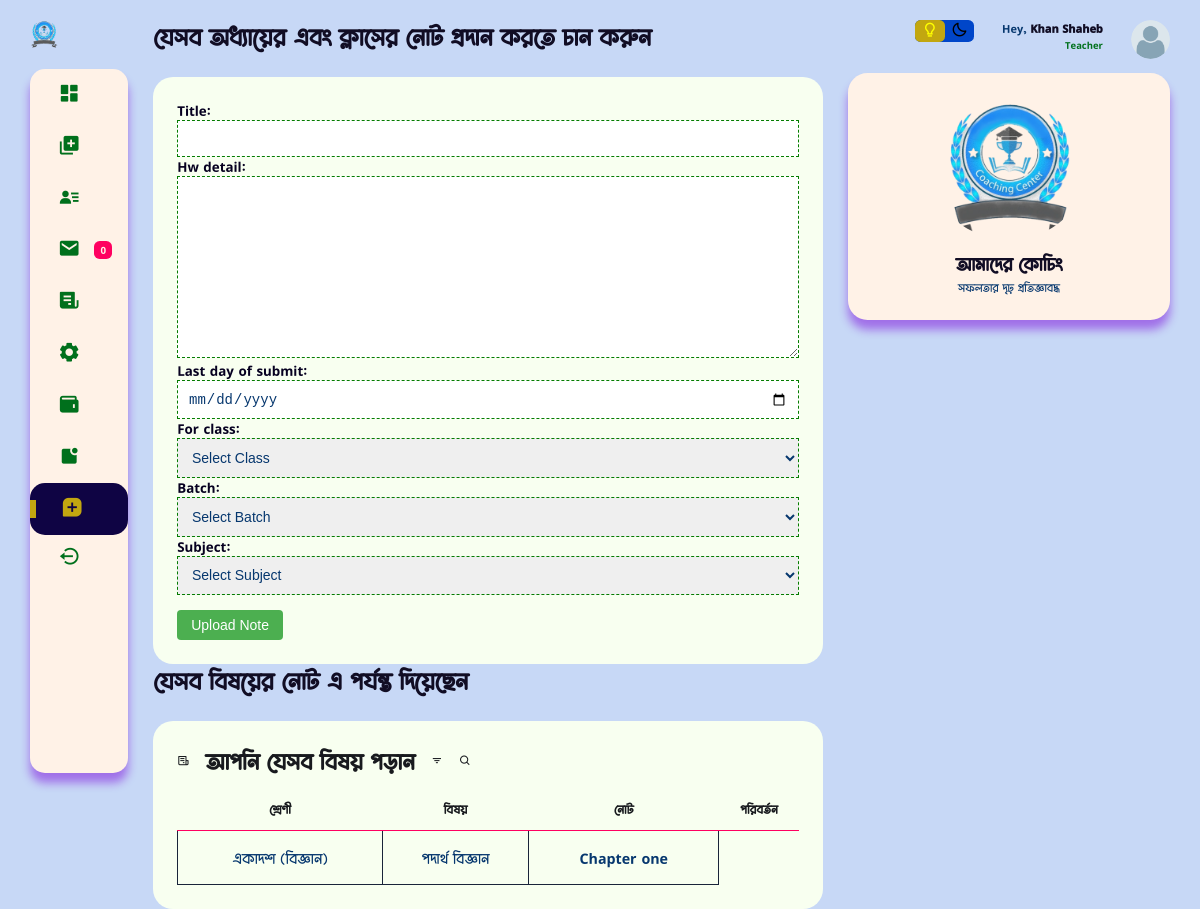
/teacher_dashboard/hw (signed in), run on the app's committed database.
### users/models.py (models this page shows, shortened)
class HomeWork(models.Model):
    title = models.CharField( max_length= 150)
    teacher = models.ForeignKey(Teacher, on_delete=models.CASCADE, null=True, blank=True)
    hw_detail = RichTextField()
    last_day_of_submit = models.DateField( auto_now=False, auto_now_add=False)
    for_class = models.ForeignKey(ClassWithSubject, on_delete=models.CASCADE)
    batch = models.ForeignKey(Batch, on_delete=models.CASCADE)
    subject = models.ForeignKey(Subjects, on_delete=models.CASCADE)
    class Meta:
        verbose_name_plural = "শিক্ষকদের দেওয়া বাড়িরকাজ"

class ClassWithSubject(models.Model):
    s_class = models.CharField(max_length=50, choices=class_for_student, null=True, blank=True)
    subjects = models.ManyToManyField(Subjects)
    def __str__(self):
        return self.s_class
    class Meta:
        verbose_name_plural = "শ্রেণী হিসেবে বিষয় নির্বাচন"

class Subjects(models.Model):
    name = models.CharField(max_length=100 )
    def __str__(self):
        return self.name
    class Meta:
        verbose_name_plural = "বিষয় যুক্ত করুন"

class CustomUser(AbstractUser):
    username = None
    email = models.EmailField("email_address", unique=True, max_length=354)
    phone_number = models.CharField(max_length=15, blank=True, null=True)
    ROLE_CHOICES = [
        ('student', 'Student'),
        ('teacher', 'Teacher'),
        ('guardian', 'Guardian'),
    ]
    role = models.CharField(max_length=10, choices=ROLE_CHOICES)
    USERNAME_FIELD = "email"
    REQUIRED_FIELDS = ['phone_number']
    objects = CustomManager()
    class Meta:
        verbose_name_plural = "ইউজার অ্যাকাউন্ট *VIP* "

class Teacher(models.Model):
    user = models.OneToOneField(CustomUser, on_delete=models.CASCADE)
    basic_step_of_reg = models.BooleanField(default=False)
    t_name = models.CharField(max_length=100)
    profile_pic = models.ImageField(upload_to="teacher", default='teacher.png')
    teacher_background = models.CharField(max_length=20, choices=background_of_teacher)
    t_present_adress = models.CharField( max_length=150, null=True, blank=True)
    t_permnt_adress = models.CharField( max_length=150, null=True, blank=True)
    t_extra_phone = models.CharField( max_length=50, null=True, blank=True)
    t_approval = models.BooleanField(default=False)
    created_at = models.DateTimeField(auto_now_add=True)
    updated_at = models.DateTimeField(auto_now=True)
    class Meta:
        verbose_name_plural = "ইউজার( শিক্ষক-শিক্ষিকা )"

### home/views.py (the view, shortened to what this page needs)
# urls.py: path('teacher_dashboard/<str:page>', teacher_dashb, name="teacher_dashb"),
@login_required(login_url='userlogin')
def teacher_dashb(request, page=None):
    if request.user.role == 'teacher':
        if page == 'add_mark':
            shift = Shift.objects.all()
            return render(request, 'teacher/add_mark.html', {'data':shift})
        elif page == 'msg':
            all_msg = MessageForTeacher.objects.filter(message_for = request.user.teacher).order_by('upload_at', '-visited')
            context = {
                'all_message':all_msg,
            }
            return render(request, 'teacher/msg.html', context)
        elif page == 'all_setting':
            return redirect('edit_profile')
        elif page == 'hw':
            current_teacher = request.user.teacher
            make_batch_objects = MakeBatch.objects.filter(teacher=current_teacher)
            notes = HomeWork.objects.filter(teacher = current_teacher)
            if request.method == 'POST':
                form = HomeWorkForm(request.POST, request.FILES)
                try:
                    if form.is_valid():
                        form.instance.teacher = request.user.teacher
                        form.save()
                        messages.success(request, f"আপনি সফল ভাবে ক্লাস {form.cleaned_data['for_class']} এর ব্যাচ {form.cleaned_data['batch']} এ বাড়ির কাজ প্রদান করেছেন। ")
                        return redirect('teacher_dashb', page='hw')
                except:
                    return render(request, 'teacher/error.html', {'error_message': form.errors})
            else:
                form = HomeWorkForm()
                distinct_batches = make_batch_objects.values('batch_id', 'batch__batch_name').distinct()
                distinct_classes = make_batch_objects.values('class_name_id', 'class_name__s_class').distinct()
                distinct_subjects = make_batch_objects.values('subject_id', 'subject__name').distinct()
                form.fields['batch'].choices = [('', 'Select Batch')] + [(batch['batch_id'], batch['batch__batch_name']) for batch in distinct_batches]
                form.fields['for_class'].choices = [('', 'Select Class')] + [(class_item['class_name_id'], class_item['class_name__s_class']) for class_item in distinct_classes]
                form.fields['subject'].choices = [('', 'Select Subject')] + [(subject['subject_id'], subject['subject__name']) for subject in distinct_subjects]
            context = {
                'subs': notes,
                'form' : form
            }
            return render(request, 'teacher/hw.html', context)
        elif page == 'wallet':
            return render(request, 'teacher/wallet.html')
        elif page == 'routine':
            routine = MakeBatch.objects.filter(teacher = request.user.teacher)
            return render(request, 'teacher/routine.html', {'routine':routine})
        elif page == 'your_subject':
            sub = MakeBatch.objects.filter(teacher = request.user.teacher)
            return render(request, 'teacher/your_subject.html', {'subs':sub})
    else:
        return render(request, 'main/404.html')

### home/forms.py
class HomeWorkForm(forms.ModelForm):
    last_day_of_submit = forms.DateField(
    widget=forms.TextInput(attrs={'type': 'date'}),
    input_formats=['%Y-%m-%d']
        )
    class Meta:
        model = HomeWork
        fields = ['title', 'hw_detail', 'last_day_of_submit', 'for_class', 'batch', 'subject']
    def __init__(self, *args, **kwargs):
        super(HomeWorkForm, self).__init__(*args, **kwargs)
        for field_name in self.fields:
            self.fields[field_name].widget.attrs['class'] = 'input-field'
        self.fields['last_day_of_submit'].widget.attrs['placeholder'] = "Ex: 2023-11-12"

### home/public.py (called while the page is built)
def common_data(request):
    try:
        if request.user.role == "student":
            try:
                unviewed_msg_std = MessageForStudent.objects.filter(message_for = request.user.student, visited = False).count()
            except:
                unviewed_msg_std = 0
            context = {
                'unviewed_msg_std' : unviewed_msg_std,
            }
        elif request.user.role == "teacher":
            try:
                unviewed_msg = MessageForTeacher.objects.filter(message_for = request.user.teacher, visited = False).count()
            except:
                unviewed_msg = 0
            context = {
                'unviewed_msg' : unviewed_msg,
            }
        else:
            context={}
    except:
        context = {}
    return context

### users/models.py (called while the page is built)
    def __str__(self):
        return f"{self.shift_name}"

### templates/teacher/hw.html (shortened to what this page needs)
{% extends 'teacher/base.html' %}
{% load static %}
{% block content %}
<h1>যেসব অধ্যায়ের এবং ক্লাসের নোট প্রদান করতে চান করুন</h1>
<div class="bottom-data">
    <div class="orders">
        <form action="" method = "POST" enctype="multipart/form-data">
            {{form}}
            <button type="submit" id="quiz-create-button" class="edit-button">Upload Note</button>
        </form>
    </div>
</div>
<h1>
যেসব বিষয়ের নোট এ পর্যন্ত দিয়েছেন
</h1>
<div class="bottom-data">
    <div class="orders">
        <div class="header">
            <i class='bx bx-receipt'></i>
            <h3>আপনি যেসব বিষয় পড়ান</h3>
            <i class='bx bx-filter'></i>
            <i class='bx bx-search'></i>
        </div>
    <table>
        <thead>
            <tr>
                <th>শ্রেণী</th>
                <th>বিষয়</th>
                <th>নোট</th>
                <th>পরিবর্তন</th>
            </tr>
        </thead>
        <tbody>
            {% if subs %}
            {% for s in subs %}
            <tr>
            <td>
                {{s.for_class}}
            </td>
            <td>
                {{s.subject}}
            </td>
            <td>
                {{s.title}}
            </td>
        </tr>
        {% endfor %}
            {% else %}
            <tr>
                <td colspan="5"><h2>আপনার কোনো বিষয় এ কোনো নোট প্রদান করা হয় নি </h2></td>
            </tr>
            {% endif %}
        </tbody>
    </table>
</div>
</div>
{% endblock content %}

### templates/teacher/base.html (shortened to what this page needs)
<!DOCTYPE html>
{% load static %}
<html lang="en">
<head>
    <link href='https://unpkg.com/boxicons@2.1.4/css/boxicons.min.css' rel='stylesheet'>
    <link rel="stylesheet" href="{% static "css/tdash.css" %}">
</head>
<body>
    <div class="container">
        <aside>
            <div class="toggle">
                <div class="logo">
                    <img src="{% static "image/coaching.png" %}">
                </div>
            </div>
            <div class="sidebar">
               {% url 'teacher_dashb' page='home' as home %}
               {% url 'teacher_dashb' page='add_mark' as add_mark %}
               {% url 'teacher_dashb' page='msg' as msg %}
               {% url 'teacher_dashb' page='apply_leave' as apply_leave %}
               {% url 'teacher_dashb' page='all_setting' as all_setting %}
               {% url 'teacher_dashb' page='hw' as hw %}
               {% url 'teacher_dashb' page='your_student' as your_student %}
               {% url 'teacher_dashb' page='wallet' as wallet %}
               {% url 'teacher_dashb' page='notice' as notice %}
               <a {% if request.path == home %}class="active"{% endif %} href="{% url 'teacher_dashb' page='home' %}">
                  <span >
                    <i class='bx bxs-dashboard' ></i>
                  </span>
              </a>
               <a {% if request.path == add_mark %}class="active"{% endif %} href="{% url 'teacher_dashb' page='add_mark' %}">
                   <span >
                    <i class='bx bxs-add-to-queue'></i>
                   </span>
               </a>
               <a {% if request.path == your_student %}class="active"{% endif %} href="{% url "teacher_dashb" page='your_student' %}">
                    <span >
                        <i class='bx bxs-user-detail'></i>
                    </span>
                </a>
               <a {% if request.path == msg %}class="active"{% endif %} href="{% url 'teacher_dashb' page='msg' %}">
                   <span >
                    {% if unviewed_msg == 0 %}
                    <i class='bx bxs-envelope' ></i>
                    {% else %}
                    <i class='bx bxs-envelope bx-tada' ></i>
                    {% endif %}
                   </span>
                   <span class="message-count">{{unviewed_msg}}</span>
               </a>
               <a {% if request.path == apply_leave %}class="active"{% endif %} href="{% url 'teacher_dashb' page='apply_leave' %}">
                   <span >
                    <i class='bx bxs-receipt'></i>
                   </span>
               </a>
               <a {% if request.path == all_setting %}class="active"{% endif %} href="{% url 'teacher_dashb' page='all_setting' %}">
                   <span >
                       <i class='bx bxs-cog bx-spin'  ></i>
                   </span>
               </a>
               <a {% if request.path == wallet %}class="active"{% endif %} href="{% url 'teacher_dashb' page='wallet' %}">
                <span >
                    <i class='bx bxs-wallet'  ></i>
                </span>
               </a>
               <a {% if request.path == notice %}class="active"{% endif %} href="{% url 'teacher_dashb' page='notice' %}">
                   <span >
                    <i class='bx bxs-notification'></i>
                   </span>
               </a>
               <a {% if request.path == hw %}class="active"{% endif %} href="{% url 'teacher_dashb' page='hw' %}">
                   <span >
                    <i class='bx bxs-message-square-add'></i>
                   </span>
               </a>
               <a href="{% url "logout" %}">
                   <span >
                    <i class='bx bx-log-out-circle'  ></i>
                   </span>
               </a>
           </div>
        </aside>
        <main>
            {% block content %}{% endblock content %}
        </main>
        <div class="right-section">
            <div class="nav">
                <div class="dark-mode">
                    <span class="material-icons-sharp active">
                        <i class='bx bx-bulb' style='color:yellow' ></i>
                    </span>
                    <span >
                        <i class='bx bx-moon' style='color:black' ></i>
                    </span>
                </div>
                <div class="profile">
                    <div class="info">
                        <p>Hey, <b>{{request.user.teacher.t_name}}</b></p>
                        <small class="text-muted">Teacher</small>
                    </div>
                    <div class="profile-photo">
                        <img src="{{request.user.teacher.profile_pic.url}}">
                    </div>
                </div>
            </div>
            <div class="user-profile">
                <div class="logo">
                    <img src="{% static "image/coaching.png" %}">
                    <h2>আমাদের কোচিং</h2>
                    <p>সফলতার দৃঢ় প্রতিজ্ঞাবদ্ধ</p>
                </div>
            </div>
        </div>
    </div>
</body>
</html>

### data on the page
HomeWork: for_class "একাদশ (বিজ্ঞান)", subject "পদার্থ বিজ্ঞান", title "Chapter one"
CustomUser: user.teacher.t_name "Khan Shaheb", user.teacher.profile_pic (picture)

### other printed values
{{ unviewed_msg }} "0"
